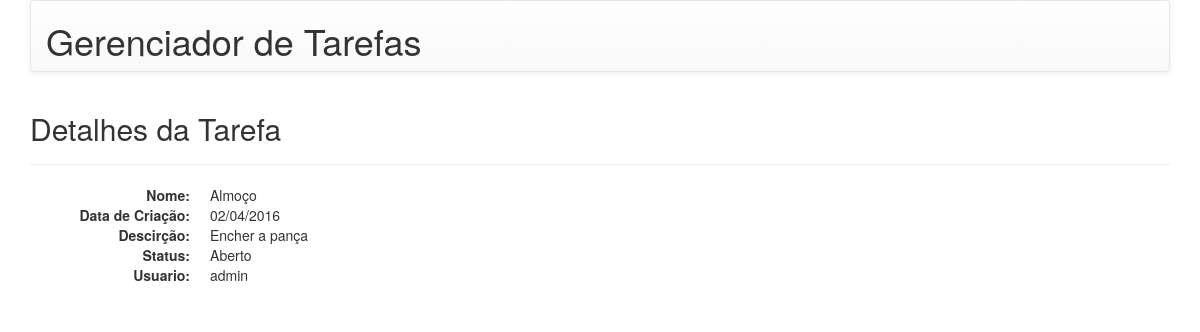
/todo/tarefas/2/ (signed in), run on an earlier commit of the app's database.
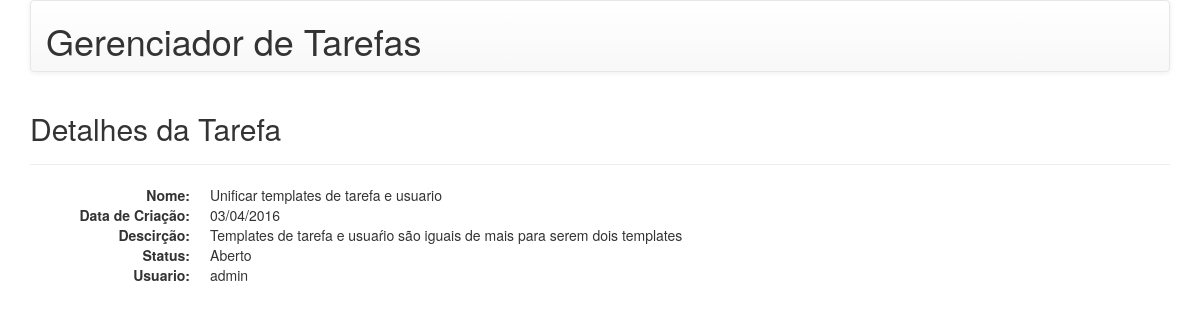
And on a later commit of the database.
### todo/models.py (models this page shows)
class Tarefa(Model):
    nome = CharField(max_length=50)
    descricao = TextField(verbose_name='descrição')
    data_criacao = DateField(auto_now_add=True, verbose_name='data de criação')
    data_execucao = DateField(null=True, blank=True, verbose_name='data de execução')
    executado = BooleanField(default=False)
    usuario = ForeignKey(User, verbose_name="usuário")
    class Meta:
        ordering = ['-data_criacao', 'executado']

### todo/views.py (the view)
# urls.py: url(r'^tarefas/(?P<pk>\d+)/$', login_required(TarefaDetalhe.as_view())),
class TarefaDetalhe(DetailView):
    model = Tarefa

### todo/templates/todo/tarefa_detail.html (shortened to what this page needs)
{% extends 'base.html' %}
{% block conteudo %}
    <div class="page-header">
        <h2>Detalhes da Tarefa</h2>
    </div>
    <dl class="dl-horizontal">
        <dt>Nome:</dt>
        <dd>{{ object.nome }}</dd>
        <dt>Data de Criação:</dt>
        <dd>{{ object.data_criacao|date:"d/m/Y"}} </dd>
        <dt>Descirção:</dt>
        <dd>{{ object.descricao }}</dd>
        <dt>Status:</dt>
        <dd>{% if object.status %}Finalizado{% else %}Aberto{% endif %} </dd>
        <dt>Usuario:</dt>
        <dd>{{ object.usuario }}</dd>
    </dl>
{% endblock %}

What changed in the data, as far as the page shows it:
changed Tarefa "admin": nome "Almoço" → "Unificar templates de tarefa e usuario"; data_criacao "02/04/2016" → "03/04/2016"; descricao "Encher a pança" → "Templates de tarefa e usuaŕio são iguais de mais para serem dois templates"
